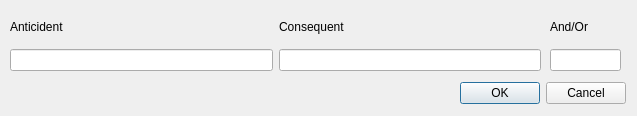
<?xml version="1.0" encoding="UTF-8"?>
<ui version="4.0">
 <class>addrulesDialog</class>
 <widget class="QDialog" name="addrulesDialog">
  <property name="geometry">
   <rect>
    <x>0</x>
    <y>0</y>
    <width>637</width>
    <height>116</height>
   </rect>
  </property>
  <property name="windowTitle">
   <string>Dialog</string>
  </property>
  <widget class="QDialogButtonBox" name="buttonBox">
   <property name="geometry">
    <rect>
     <x>450</x>
     <y>80</y>
     <width>176</width>
     <height>27</height>
    </rect>
   </property>
   <property name="standardButtons">
    <set>QDialogButtonBox::Cancel|QDialogButtonBox::Ok</set>
   </property>
  </widget>
  <widget class="QWidget" name="">
   <property name="geometry">
    <rect>
     <x>10</x>
     <y>10</y>
     <width>531</width>
     <height>61</height>
    </rect>
   </property>
   <layout class="QVBoxLayout" name="verticalLayout">
    <item>
     <layout class="QHBoxLayout" name="horizontalLayout">
      <item>
       <widget class="QLabel" name="label">
        <property name="text">
         <string>Anticident</string>
        </property>
       </widget>
      </item>
      <item>
       <widget class="QLabel" name="label_2">
        <property name="text">
         <string>Consequent</string>
        </property>
       </widget>
      </item>
     </layout>
    </item>
    <item>
     <layout class="QHBoxLayout" name="horizontalLayout_2">
      <item>
       <widget class="QLineEdit" name="anticident"/>
      </item>
      <item>
       <widget class="QLineEdit" name="consequent"/>
      </item>
     </layout>
    </item>
   </layout>
  </widget>
  <widget class="QWidget" name="">
   <property name="geometry">
    <rect>
     <x>550</x>
     <y>10</y>
     <width>71</width>
     <height>61</height>
    </rect>
   </property>
   <layout class="QVBoxLayout" name="verticalLayout_2">
    <item>
     <widget class="QLabel" name="label_3">
      <property name="text">
       <string>And/Or</string>
      </property>
     </widget>
    </item>
    <item>
     <widget class="QLineEdit" name="andor"/>
    </item>
   </layout>
  </widget>
 </widget>
 <resources/>
 <connections/>
</ui>
